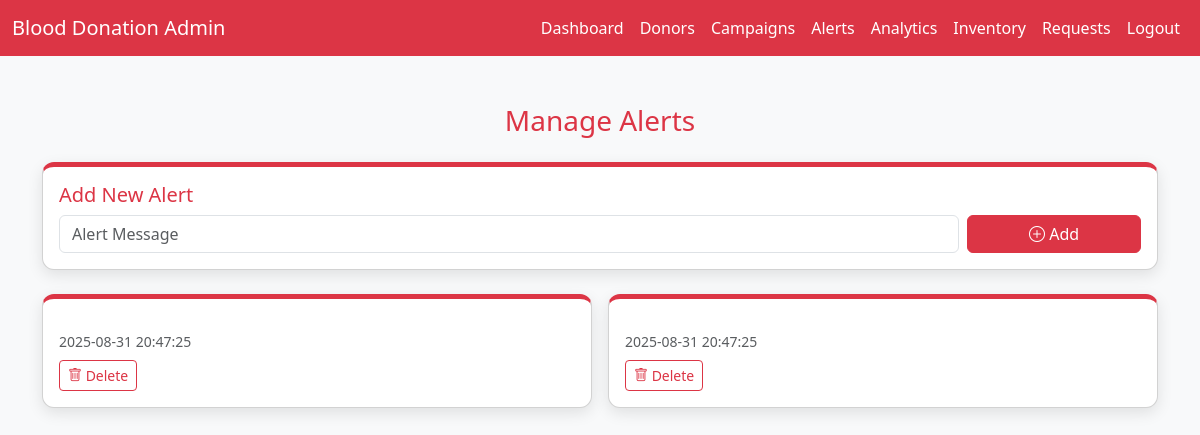
The app's page /admin/alerts.php (signed in) with its own data.
### tables this page shows
CREATE TABLE `alerts` (
  `alert_id` int(11) NOT NULL,
  `title` varchar(255) NOT NULL,
  `user_id` int(11) NOT NULL,
  `body` text NOT NULL,
  `alert_type` enum('info','warning','success','danger') DEFAULT 'info',
  `status` enum('unread','read') DEFAULT 'unread',
  `created_at` timestamp NOT NULL DEFAULT current_timestamp()
);

### admin/alerts.php (the view, shortened to what this page needs)
<?php
require_once '../db.php';
$alerts = $pdo->query("SELECT * FROM alerts ORDER BY created_at DESC")->fetchAll(PDO::FETCH_ASSOC);
?>
<!doctype html>
<html lang="en">
<head>
<link href="https://cdn.jsdelivr.net/npm/bootstrap@5.3.3/dist/css/bootstrap.min.css" rel="stylesheet">
<link href="https://cdn.jsdelivr.net/npm/bootstrap-icons@1.10.5/font/bootstrap-icons.css" rel="stylesheet">
</head>
<body>
<nav class="navbar navbar-expand-lg">
  <div class="container-fluid">
    <a class="navbar-brand" href="dashboard.php">Blood Donation Admin</a>
    <div class="collapse navbar-collapse" id="nav">
    <ul class="navbar-nav ms-auto mb-2 mb-lg-0">
     <li class="nav-item"><a class="nav-link" href="dashboard.php">Dashboard</a></li>
        <li class="nav-item"><a class="nav-link" href="donors.php">Donors</a></li>
        <li class="nav-item"><a class="nav-link" href="campaigns.php">Campaigns</a></li>
        <li class="nav-item"><a class="nav-link active" href="alerts.php">Alerts</a></li>
        <li class="nav-item"><a class="nav-link" href="analytics.php">Analytics</a></li>
        <li class="nav-item"><a class="nav-link" href="inventory.php">Inventory</a></li>
        <li class="nav-item"><a class="nav-link" href="requests.php">Requests</a></li>
        <li class="nav-item"><a class="nav-link" href="logout.php">Logout</a></li>
    </ul>
    </div>
  </div>
</nav>
<div class="container py-5">
    <h3 class="mb-4 text-center text-danger">Manage Alerts</h3>
    <div class="card card-alert mb-4 p-3">
        <h5 class="text-danger">Add New Alert</h5>
        <form method="post" class="row g-2">
            <div class="col-md-10">
                <input type="text" name="message" class="form-control" placeholder="Alert Message" required>
            </div>
            <div class="col-md-2">
                <button class="btn btn-danger w-100"><i class="bi bi-plus-circle"></i> Add</button>
            </div>
        </form>
    </div>
    <div class="row g-3">
        <?php if($alerts): ?>
            <?php foreach($alerts as $alert): ?>
                <div class="col-md-6">
                    <div class="card card-alert p-3">
                        <small class="text-muted"><?php echo $alert['created_at']; ?></small>
                        <form method="post" class="mt-2">
                            <button class="btn btn-sm btn-outline-danger"><i class="bi bi-trash"></i> Delete</button>
                        </form>
                    </div>
                </div>
            <?php endforeach; ?>
        <?php else: ?>
            <div class="col-12">
                <div class="alert alert-info">No alerts found.</div>
            </div>
        <?php endif; ?>
    </div>
</div>
</body>
</html>

### admin/alerts.php (style rules this page uses)
body { background-color:#f8f9fa; }
.navbar { background-color: #dc3545; }
.navbar-brand, .navbar-nav .nav-link { color: white !important; }
.card-alert { border-top: 5px solid #dc3545; border-radius:0.75rem; box-shadow:0 5px 15px rgba(0,0,0,0.1); }

### records on screen
alerts: created_at "2025-08-31 20:47:25"
alerts: created_at "2025-08-31 20:47:25"
